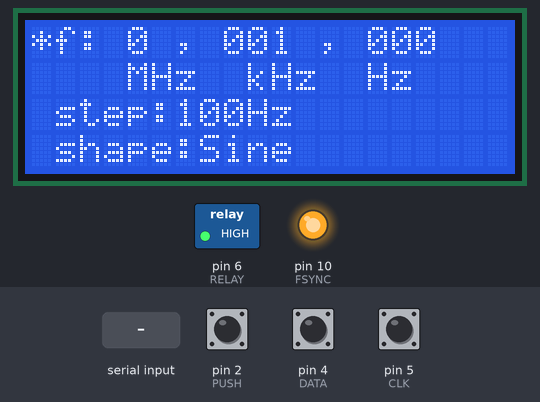
The sketch below on a simulated Arduino Uno, built with avr-gcc and run on an emulated ATmega328P. Shown: 20×4 character LCD, switched loads named in the sketch (green lamp = pin HIGH), output pins drawn as LEDs (lit = HIGH). The inputs (shaded band) are chosen by the test bench; at power-on: pin 2 (PUSH) HIGH, pin 4 (DATA) HIGH, pin 5 (CLK) HIGH. What the sketch prints to the serial monitor is not drawn.

Above: at 1.3 s.
1.4 s: "d\n" received over Serial
At 2.5 s:
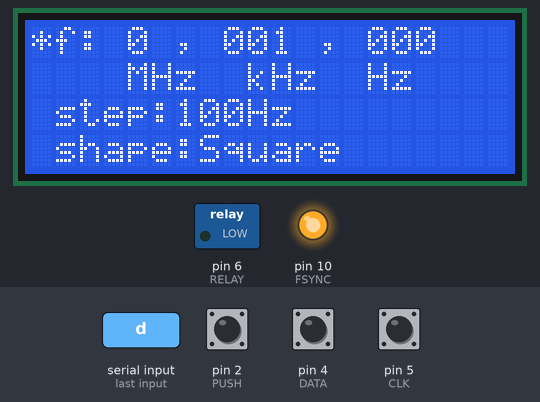
2.9 s: pin 2 (PUSH) pulled LOW for 0.15 s
At 4.3 s:
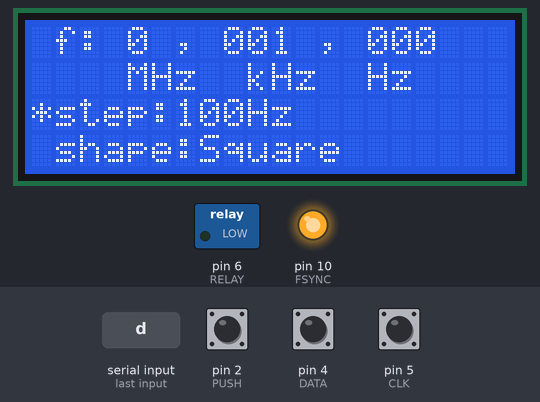
4.6 s: pin 2 (PUSH) pulled LOW for 0.15 s
At 5.7 s:
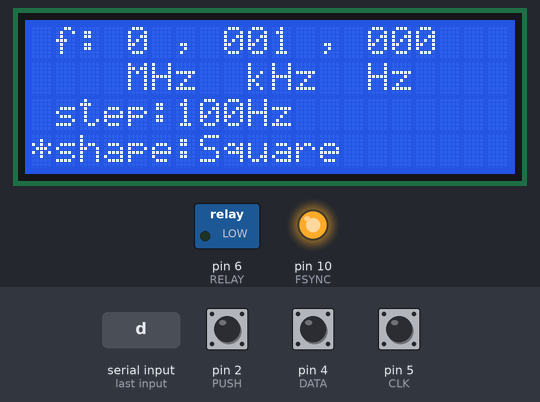
6.3 s: pin 2 (PUSH) pulled LOW for 1 s
At 8.5 s:
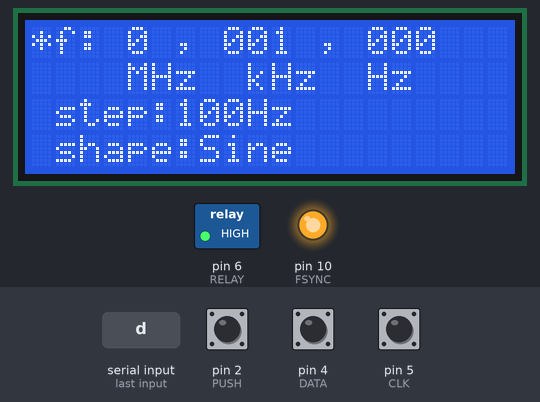
8.8 s: pin 2 (PUSH) pulled LOW for 0.15 s
At 10.1 s:
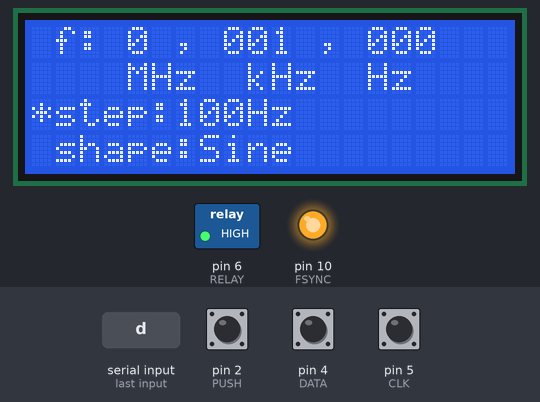
10.5 s: pin 2 (PUSH) pulled LOW for 0.15 s
At 11.4 s:
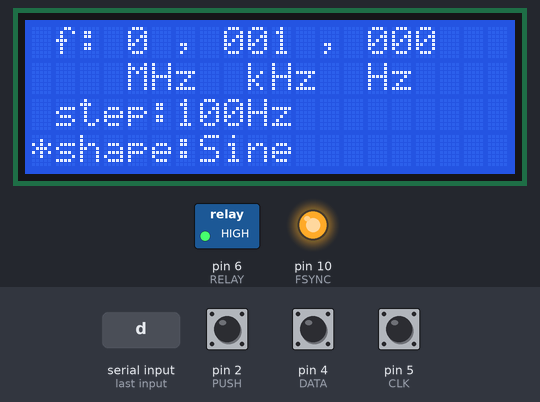
Timing chart, 0 to 13.2 s (numbered marks = the images above; inputs shaded):
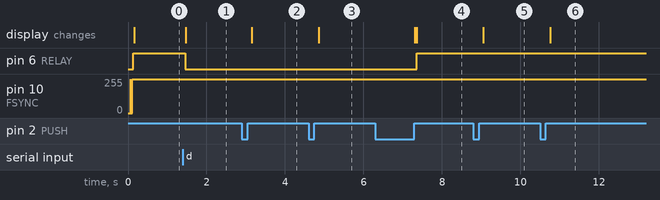

The sketch:

SigGen.ino
```cpp
#include <SPI.h>
#include <Wire.h>
#include <LiquidCrystal_I2C.h>
#include <string.h>

//Map pins
#define FSYNC 10
#define CLK 5
#define DATA 4
#define PUSH 2
#define RELAY 6

//Define contants for AD9833
const int SINE = 0x2000; //0010 0000 0000 0000
const int SQUARE = 0x2028; //0010 0000 0010 1000
const int TRIANGLE = 0x2002; //0010 0000 0000 0010

//set some default values
int waveform = SINE; //default waveform is sine.
long freq = 1000; //default frequency is 1 kHz.
long step = 100; //default is 100 Hz step.
const long freqLimit = 5000000; //5MHz limit

//UART variables
uint8_t lowByte = 0x00;
uint8_t highByte = 0x00;
uint16_t LSB,MSB;
bool wroteLSB_FREQ0 = false;
bool wroteLSB_FREQ1 = false;
bool isUART = false;

//Encoder variables
static uint8_t prevNextCode = 0;
static uint16_t store=0;
static int8_t c,val;
unsigned long pushStart = 0;
unsigned long pushEnd = 0;
unsigned long pushDuration = 0;


enum Mode {FREQ,SHAPE,STEP,AMPL};
Mode mode = FREQ;

enum rotationDirection {LEFT,RIGHT,NOISE};
rotationDirection dir;

LiquidCrystal_I2C lcd(0x20, 20, 4);  // Configure LiquidCrystal_I2C library with 0x27 address, 16 columns and 2 rows

/*
void write_frequency(long frequency){
    int MSB,LSB; //int is 32 bits
    int phase = 0;
    long calculated_freq_word;
    float AD9833Val = 0.00000000;
    AD9833Val = (((float)(frequency)) / 25000000); // 25 MHz clock
    calculated_freq_word = AD9833Val * 0x10000000;
    MSB = (int)((calculated_freq_word & 0xFFFC000) >> 14); //take only 14 low bits
    LSB = (int)(calculated_freq_word & 0x3FFF); //take only 14 upper bits
    LSB |= 0x4000;
    MSB |= 0x4000;
    phase &= 0xC000;
    write_register(0x2100);
    write_register(LSB); //freq0
    write_register(MSB); //freq1
    write_register(phase);
    write_register(waveform);
}
*/

void write_register(uint16_t data){
    SPI.setDataMode(SPI_MODE2); //IMPORTANT: This is the right SPI mode for AD9833.

    digitalWrite(FSYNC, LOW); //Set FSYNC low
    delayMicroseconds(10); //prepare for transfer

    SPI.transfer(highByte(data));
    SPI.transfer(lowByte(data));

    digitalWrite(FSYNC, HIGH); //Bring FSYNC back to high
}

void reset(){
  write_register(0x100);
  delay(10);
}

void set_default(){
    int MSB,LSB; //int is 32 bits
    long calculated_freq_word;
    //// DEFAULT VALUES ////
    long frequency = 1000;
    int phase = 0;
    freq = 1000;
    waveform = SINE;
    step = 100;
    mode = FREQ;
    //// DEFAULT VALUES ////
    float AD9833Val = 0.00000000;
    AD9833Val = (((float)(frequency)) / 25000000); // 25 MHz clock
    calculated_freq_word = AD9833Val * 0x10000000;
    MSB = (int)((calculated_freq_word & 0xFFFC000) >> 14); //take only 14 low bits
    LSB = (int)(calculated_freq_word & 0x3FFF); //take only 14 upper bits
    LSB |= 0x4000;
    MSB |= 0x4000;
    phase &= 0xC000;
    write_register(0x2100);
    write_register(LSB); //freq0
    write_register(MSB); //freq1
    write_register(phase);
    write_register(waveform);
}


void display(){ //ONLY FOR SERIAL MONITOR (testing)
  String wave="";
  if (waveform == SINE)
    wave = "Sine";
  else if (waveform == SQUARE)
    wave = "Square";
  else if (waveform == TRIANGLE)
    wave = "Triangle";
  Serial.print("Mode:");
  Serial.print(mode);
  Serial.print(" Shape:");
  Serial.print(wave);
  Serial.print(" Freq:");
  Serial.print(freq);
  Serial.print(" Step:");
  Serial.print(step);
  Serial.println(" ");
}

void printFrequency(){ //separate MHz, kHz and Hz.
  if (freq < 0){ //something went wrong...
    lcd.print("Error");
    return;
  }
  unsigned char digits[7];
  digits[6]=(freq/1000000) %10; //1MHz
  digits[5]=(freq/100000) %10;  //100kHz
  digits[4]=(freq/10000) %10;   //10kHz
  digits[3]=(freq/1000) %10;    //1kHz
  digits[2]=(freq/100) %10;     //100Hz
  digits[1]=(freq/10) %10;      //10Hz
  digits[0]=freq %10;           //1Hz

  lcd.print(digits[6],DEC);
  lcd.print(" , ");
  lcd.print(digits[5],DEC);
  lcd.print(digits[4],DEC);
  lcd.print(digits[3],DEC);
  lcd.print(" , ");
  lcd.print(digits[2],DEC);
  lcd.print(digits[1],DEC);
  lcd.print(digits[0],DEC);
}

void printStep(){
  if (step < 0){ //something went wrong...
      lcd.print("Error");
      return;
  }
  if (step == 1000000) //1 MHz step
    lcd.print("step:1MHz  ");
  else if (step == 100000) //100kHz step
    lcd.print("step:100kHz");
  else if (step == 10000) //10kHz step
    lcd.print("step:10kHz ");
  else if (step == 1000)  //1kHz step
    lcd.print("step:1kHz  ");
  else if (step == 100) //100 Hz step
    lcd.print("step:100Hz ");
  else if (step == 10)
    lcd.print("step:10Hz  ");
  else if (step == 1)
    lcd.print("step:1Hz   ");
  else
    lcd.print("Error      ");
  return;
}

void printShape(){
  if (waveform == SINE)
    lcd.print("shape:Sine    ");
  else if (waveform == TRIANGLE)
    lcd.print("shape:Triangle");
  else if (waveform == SQUARE)
    lcd.print("shape:Square  ");
  else
    lcd.print("Error"); //something went wrong...
  return;
}

void display_LCD(){ //(col,row)
  // if (mode == Mode::STEP || mode == Mode::SHAPE || isUART) //we need this
  //   lcd.clear();
  ///////////////////////////////
  lcd.setCursor(0,0); //PRINT FREQ
  if (mode == Mode::FREQ)
    lcd.print("*");
  else
    lcd.print(" ");
  lcd.setCursor(1,0);
  lcd.print("f:");
  lcd.setCursor(4,0); //f:0,000,000
  //here print freq  // MHz kHz Hz
  printFrequency();
  //////////////////////////////
  lcd.setCursor(4,1); //static row
  lcd.print("MHz  kHz  Hz"); //static row
  //////////////////////////////
  lcd.setCursor(0, 2); //PRINT STEP
   if (mode == Mode::STEP)
    lcd.print("*");
  else
    lcd.print(" ");
  lcd.setCursor(1,2);
  printStep();
  /////////////////////////////
  lcd.setCursor(0,3); //PRINT SHAPE
  if (mode == Mode::SHAPE)
    lcd.print("*");
  else
    lcd.print(" ");
  lcd.setCursor(1,3);
  printShape();
}

void checkButton(/*bool& change*/){ //SUB FUNCTION TO CHANGE MODE
  if(!digitalRead(PUSH)){ //button pushed, connected to ground (LOW)
    pushStart = millis();
    while(!digitalRead(PUSH))
      pushEnd = millis();
    pushDuration = pushEnd - pushStart;
    if (pushDuration >= 1000){ //RESET
      Serial.println("RESET");
      set_default();
      display_LCD();
      display();
      return; //escape
    }
    //Serial.println(pushDuration);
    //change = true;
    delay(50); //some delay for bouncing
    switch (mode){
      case Mode::FREQ:
        mode = STEP;
        break;
      case Mode::STEP:
        mode = SHAPE;
        break;
      case Mode::SHAPE:
        mode = FREQ;
        break;
      default:
        break;
    }
    display_LCD();
    display();
  } //CURRENT STATE DIRECTION: FREQ->STEP->SHAPE->FREQ->...
}

/*
void printMode(){ //debug function
  if (mode == Mode::FREQ) {
      Serial.println("Mode: FREQ");
    }
    else if (mode == Mode::SHAPE){
      Serial.println("Mode: SHAPE");
    }
    else if (mode == Mode::STEP){
      Serial.println("Mode: STEP");
    }
    else if (mode == Mode::AMPL){
      Serial.println("Mode: AMPL");
    }
}
*/

void set_frequency(long frequency){
    int MSB,LSB; //int is 32 bits
    long calculated_freq_word;
    float AD9833Val = 0.00000000;
    AD9833Val = (((float)(frequency)) / 25000000); // 25 MHz clock
    calculated_freq_word = AD9833Val * 0x10000000;
    MSB = (int)((calculated_freq_word & 0xFFFC000) >> 14); //take only 14 low bits
    LSB = (int)(calculated_freq_word & 0x3FFF); //take only 14 upper bits
    LSB |= 0x4000; //write to FREQ0
    MSB |= 0x4000; //write to FREQ0
    //write_register(0x2100); check if needed
    write_register(LSB);
    write_register(MSB);
}

/*
void adjust_temp(){ // CORE FUNCTION [WIP]
    if (mode == Mode::FREQ){ //frequency adjust [WIP]
      long temp = 0; //sanity check
      if (dir == rotationDirection::RIGHT){//right
          temp = freq + step;
          if (temp <= freqLimit) //5 MHz limit
            freq+=step; //increase the frequency by given step
          else
            freq = freqLimit; //or set it to max
      }
      else if (dir == rotationDirection::LEFT){ //left
          temp = freq - step;
          if (temp > 0) //sanity
            freq-=step; //decrease the frequency by given step
          else
            freq = 0; //or set it to min
      }
      set_frequency(freq); //DONE
    }
  ////// NEXT MODE //////
    else if (mode == Mode::SHAPE){ //shape adjust [WIP]
      if (dir == rotationDirection::RIGHT){
        if (waveform == SINE)
          waveform = SQUARE;
        else if (waveform == SQUARE)
          waveform = TRIANGLE;
        else if (waveform == TRIANGLE)
          waveform = SINE;
      }
      else if (dir == rotationDirection::LEFT){
        if (waveform == SINE)
          waveform = TRIANGLE;
        else if (waveform == SQUARE)
          waveform = SINE;
        else if (waveform == TRIANGLE)
          waveform = SQUARE;
      }
      write_register(waveform); //DONE
    }
  ////// NEXT MODE //////
  else if (mode == Mode::STEP){ //adjust step [WIP]
    if (dir == rotationDirection::RIGHT){ //right
      if (step < 1000000) //sanity check
        step*=10;
    }
    else if (dir == rotationDirection::LEFT){ //left
      if(step != 1) //sanity check
        step/=10;
    }
  }
  ///// NEXT MODE //////
  else if (mode == Mode::AMPL){ //TO DO [WIP]
    //For sure we need to map gain to selected signal shape.
    //Square Wave has significantly higher amplitude than the rest.

    }
}
*/
void adjust_temp(){ // CORE FUNCTION [WIP]
  switch (mode){
    case Mode::FREQ:
      long temp = 0; //sanity check
      if (dir == rotationDirection::RIGHT){ //right
          temp = freq + step;
          if (temp <= freqLimit) //5 MHz limit
            freq+=step; //increase the frequency by given step
          else
            freq = freqLimit; //or set it to max
      }
      else if (dir == rotationDirection::LEFT){ //left
          temp = freq - step;
          if (temp > 0) //sanity
            freq-=step; //decrease the frequency by given step
          else
            freq = 0; //or set it to min
      }
      set_frequency(freq); //DONE
      break;
    ////// NEXT MODE //////
    case Mode::SHAPE:
      if (dir == rotationDirection::RIGHT){
        if (waveform == SINE)
          waveform = SQUARE;
        else if (waveform == SQUARE)
          waveform = TRIANGLE;
        else if (waveform == TRIANGLE)
          waveform = SINE;
      }
      else if (dir == rotationDirection::LEFT){
        if (waveform == SINE)
          waveform = TRIANGLE;
        else if (waveform == SQUARE)
          waveform = SINE;
        else if (waveform == TRIANGLE)
          waveform = SQUARE;
      }
      write_register(waveform); //DONE
      break;
    ////// NEXT MODE //////
    case Mode::STEP: //adjust step [WIP]
      if (dir == rotationDirection::RIGHT){ //right
        if (step < 1000000) //sanity check
          step*=10;
      }
      else if (dir == rotationDirection::LEFT){ //left
        if(step != 1) //sanity check
        step/=10;
      }
      break;
    default:
      break;
  }
}


int8_t read_rotary() {
  static int8_t rot_enc_table[] = {0,1,1,0,1,0,0,1,1,0,0,1,0,1,1,0};

  prevNextCode <<= 2;
  if (digitalRead(DATA)) prevNextCode |= 0x02;
  if (digitalRead(CLK)) prevNextCode |= 0x01;
  prevNextCode &= 0x0f;

   // If valid then store as 16 bit data.
   if  (rot_enc_table[prevNextCode] ) {
      store <<= 4;
      store |= prevNextCode;
      if ((store&0xff)==0x2b) return -1;
      if ((store&0xff)==0x17) return 1;
   }
   return 0;
}

void decodeFreq_UART(uint16_t LSB,uint16_t MSB){
  LSB &= 0xBFFF;
  MSB &= 0xBFFF;
  long freqWord = ((long)MSB << 14) | LSB;
  float divide = (float)freqWord / 0x10000000;
  long freqDecoded = (long)(divide * 25000000);
  freqDecoded++;
  Serial.print("freq decode:");
  Serial.println(freqDecoded,DEC);
  //update the main frequency.
  freq = freqDecoded;
  return;
}

void checkUART(/*bool& change*/){
  uint16_t command = 0x0000;
  if(Serial.available() >= 2){ //16 bit command recieved
    lowByte = Serial.read();
    highByte = Serial.read();
    command = (uint16_t)(highByte << 8) | lowByte; //16 bit command
    Serial.print("Recieved command:");
    Serial.println(command,HEX);
    switch (command & 0xC000){
      case 0x0000:
        Serial.println("Control word write.");
        wroteLSB_FREQ0 = false;
        //lets decode the waveform
        if ((command & 0x0800 != 0)){
          Serial.println("Changing FSELECT is not allowed!"); //ABORT
          break;
        }
        //change = true;
        if ((command & 0x0020) != 0){
          Serial.println("Waveform is Square");
          waveform = SQUARE;
        } else {
          if ((command & 0x0002) != 0){
            Serial.println("Waveform is Triangle");
            waveform = TRIANGLE;
          }
          else {
            Serial.println("Waveform is Sine");
            waveform = SINE;
          }
        }
        isUART = true;
        write_register(command);
        display_LCD();
        break;
      case 0x4000: //NOTE: We need to ensure that proper frequency register is selected for phase accumulation
        //Serial.println("FREQ0 REG write.");
        if(!wroteLSB_FREQ0){
          LSB = command;
          wroteLSB_FREQ0 = true;
        } else {
          MSB = command;
          write_register(LSB);
          write_register(MSB);
          decodeFreq_UART(LSB,MSB);
          wroteLSB_FREQ0 = false;
          //isUART = true; not needed here
          Serial.println("FREQ0 REG write.");
          display_LCD();
        }
        break;
      case 0x8000: //NOTE: We need to ensure that proper frequency register is selected for phase accumulation
        Serial.println("FREQ1 REG write."); // NOT SUPPORTED
        wroteLSB_FREQ0 = false;
        /* NOT SUPPORTED
        if(!wroteLSB_FREQ1){
          LSB = command;
          wroteLSB_FREQ1 = true;
        } else {
          MSB = command;
          write_register(LSB);
          write_register(MSB);
          wroteLSB_FREQ1 = false;
        }
        */
        break;
      case 0xC000: // NOT SUPPORTED
        wroteLSB_FREQ0 = false;
        Serial.println("Phase reg write.");
        break;
      break;
    }
  }
  isUART = false;
}

bool isSquare(){
  if (waveform == SQUARE)
    return true;
  return false;
}

void checkSquare(){ //check if a waveform is square wave
  if (isSquare()) {
    if (digitalRead(RELAY))
      digitalWrite(RELAY,LOW); //relay is active LOW (sink current)
  }
  else {
    if (!digitalRead(RELAY))
      digitalWrite(RELAY,HIGH);
  }
}

void checkEncoder(){
  if (val = read_rotary()) { //check if encoder has been rotated
    c += val;
    if (prevNextCode == 0x0b)
      dir = rotationDirection::LEFT;
    if (prevNextCode == 0x07)
      dir = rotationDirection::RIGHT;
    adjust_temp(); //adjust
    display();
    display_LCD();
  }
}

void setup(){
  //Serial communication setup
  Serial.begin(9600);
  Serial.flush(); //clear whats left in the buffer

  //LCD setup
  lcd.init(); //initialize the LCD
  lcd.backlight();

  //Setup all pins
  pinMode(PUSH,INPUT_PULLUP); //change mode (test)
  pinMode(CLK,INPUT_PULLUP); //encoder pin A
  pinMode(DATA,INPUT_PULLUP); //encoder pin B
  pinMode(RELAY,OUTPUT); //output pin to control relay

  //SPI setup
  SPI.begin(); //start the SPI communication
  reset(); //reset the AD9833 module

  set_default(); //Set default state of generator
  display_LCD();
}

void loop(){
  //We update the state of generator ONLY when needed

  checkUART(); //check if data is sent through UART

  checkButton(); //switch mode if button was pressed

  checkEncoder(); //check if encoder was rotated, if so adjust

  checkSquare(); //check if the waveform is square (relay circuit)

  //delay(10);
}
```

Measured:
- after the input at 1.4 s, pin 6 (RELAY): HIGH → LOW after 0.06 s; the display: changes after 0.08 s (image 1)
- after the input at 2.9 s, the display: changes after 0.26 s (image 2)
- after the input at 4.6 s, the display: changes after 0.26 s (image 3)
- after the input at 6.3 s, pin 6 (RELAY): LOW → HIGH after 1.1 s; the display: first changes after 1.0 s (image 4 shows a later state)
- after the input at 8.8 s, the display: changes after 0.26 s (image 5)
- after the input at 10.5 s, the display: changes after 0.26 s (image 6)
